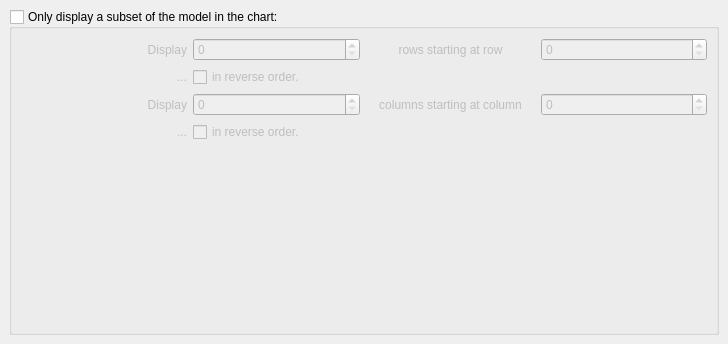
<ui version="4.0" >
 <author>Mirko Boehm &lt;mirko@kdab.net></author>
 <comment></comment>
 <exportmacro></exportmacro>
 <class>DatasetSelector</class>
 <widget class="QWidget" name="DatasetSelector" >
  <property name="geometry" >
   <rect>
    <x>0</x>
    <y>0</y>
    <width>728</width>
    <height>344</height>
   </rect>
  </property>
  <property name="sizePolicy" >
   <sizepolicy>
    <hsizetype>3</hsizetype>
    <vsizetype>3</vsizetype>
    <horstretch>0</horstretch>
    <verstretch>0</verstretch>
   </sizepolicy>
  </property>
  <property name="minimumSize" >
   <size>
    <width>0</width>
    <height>0</height>
   </size>
  </property>
  <layout class="QHBoxLayout" >
   <property name="margin" >
    <number>9</number>
   </property>
   <property name="spacing" >
    <number>6</number>
   </property>
   <item>
    <widget class="QGroupBox" name="groupBox" >
     <property name="title" >
      <string>Only display a subset of the model in the chart:</string>
     </property>
     <property name="checkable" >
      <bool>true</bool>
     </property>
     <property name="checked" >
      <bool>false</bool>
     </property>
     <layout class="QGridLayout" >
      <property name="margin" >
       <number>9</number>
      </property>
      <property name="spacing" >
       <number>6</number>
      </property>
      <item row="3" column="1" colspan="3" >
       <widget class="QCheckBox" name="cbReverseColumns" >
        <property name="text" >
         <string>in reverse order.</string>
        </property>
       </widget>
      </item>
      <item row="3" column="0" >
       <widget class="QLabel" name="label_5" >
        <property name="text" >
         <string>...</string>
        </property>
        <property name="alignment" >
         <set>Qt::AlignRight|Qt::AlignTrailing|Qt::AlignVCenter</set>
        </property>
       </widget>
      </item>
      <item row="2" column="3" >
       <widget class="QSpinBox" name="sbStartColumn" />
      </item>
      <item row="2" column="2" >
       <widget class="QLabel" name="label_2" >
        <property name="text" >
         <string>columns starting at column</string>
        </property>
        <property name="alignment" >
         <set>Qt::AlignCenter</set>
        </property>
       </widget>
      </item>
      <item row="2" column="1" >
       <widget class="QSpinBox" name="sbColumnCount" />
      </item>
      <item row="2" column="0" >
       <widget class="QLabel" name="label" >
        <property name="text" >
         <string>Display</string>
        </property>
        <property name="alignment" >
         <set>Qt::AlignRight|Qt::AlignTrailing|Qt::AlignVCenter</set>
        </property>
       </widget>
      </item>
      <item row="1" column="0" >
       <widget class="QLabel" name="label_6" >
        <property name="text" >
         <string>...</string>
        </property>
        <property name="alignment" >
         <set>Qt::AlignRight|Qt::AlignTrailing|Qt::AlignVCenter</set>
        </property>
       </widget>
      </item>
      <item row="0" column="3" >
       <widget class="QSpinBox" name="sbStartRow" />
      </item>
      <item row="0" column="2" >
       <widget class="QLabel" name="label_4" >
        <property name="text" >
         <string>rows starting at row</string>
        </property>
        <property name="alignment" >
         <set>Qt::AlignCenter</set>
        </property>
       </widget>
      </item>
      <item row="1" column="1" colspan="3" >
       <widget class="QCheckBox" name="cbReverseRows" >
        <property name="text" >
         <string>in reverse order.</string>
        </property>
       </widget>
      </item>
      <item row="0" column="0" >
       <widget class="QLabel" name="label_3" >
        <property name="text" >
         <string>Display</string>
        </property>
        <property name="alignment" >
         <set>Qt::AlignRight|Qt::AlignTrailing|Qt::AlignVCenter</set>
        </property>
       </widget>
      </item>
      <item row="0" column="1" >
       <widget class="QSpinBox" name="sbRowCount" />
      </item>
      <item row="4" column="2" >
       <spacer>
        <property name="orientation" >
         <enum>Qt::Vertical</enum>
        </property>
        <property name="sizeHint" >
         <size>
          <width>169</width>
          <height>31</height>
         </size>
        </property>
       </spacer>
      </item>
     </layout>
    </widget>
   </item>
  </layout>
 </widget>
 <pixmapfunction></pixmapfunction>
 <resources/>
 <connections/>
</ui>
